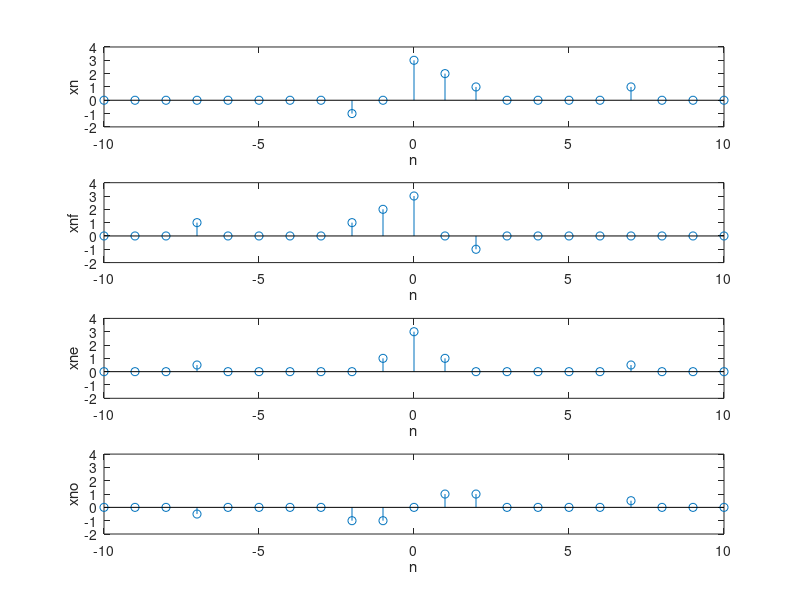

Recreate this plot in MATLAB.
n=-10:10;
xn=zeros(1,length(n));
xn(find(n==-2))=-1;
xn(find(n==0))=3;
xn(find(n==1))=2;
xn(find(n==2))=1;
xn(find(n==7))=1;
xnf=fliplr(xn);
xne=(xn+xnf)/2;
xno=(xn-xnf)/2;
subplot(411);stem(n,xn);
xlabel('n');ylabel('xn');
axis([-10 10 -2 4]);
subplot(412);stem(n,xnf);
xlabel('n');ylabel('xnf');
axis([-10 10 -2 4]);
subplot(413);stem(n,xne);
xlabel('n');ylabel('xne');
axis([-10 10 -2 4]);
subplot(414);stem(n,xno);
xlabel('n');ylabel('xno');
axis([-10 10 -2 4]);